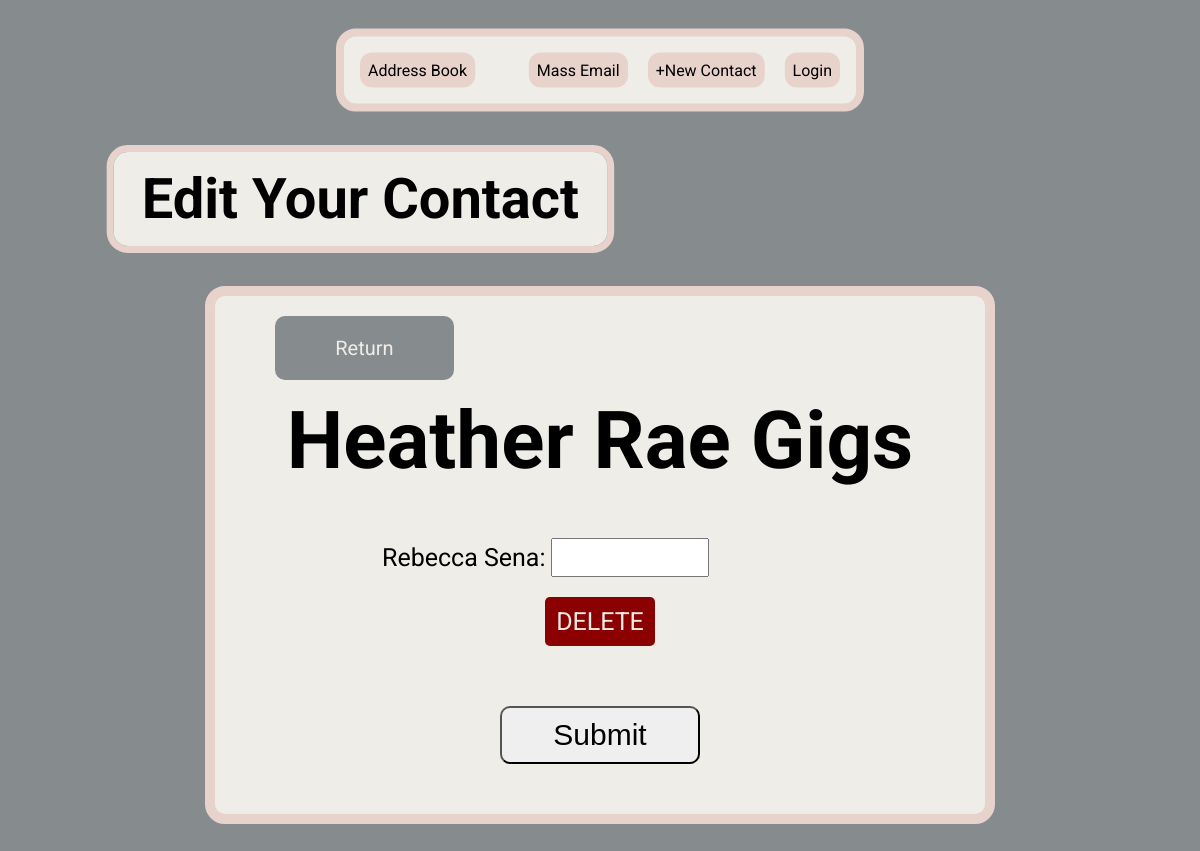
Before: /edit-field/1/contact_person with the older database file.
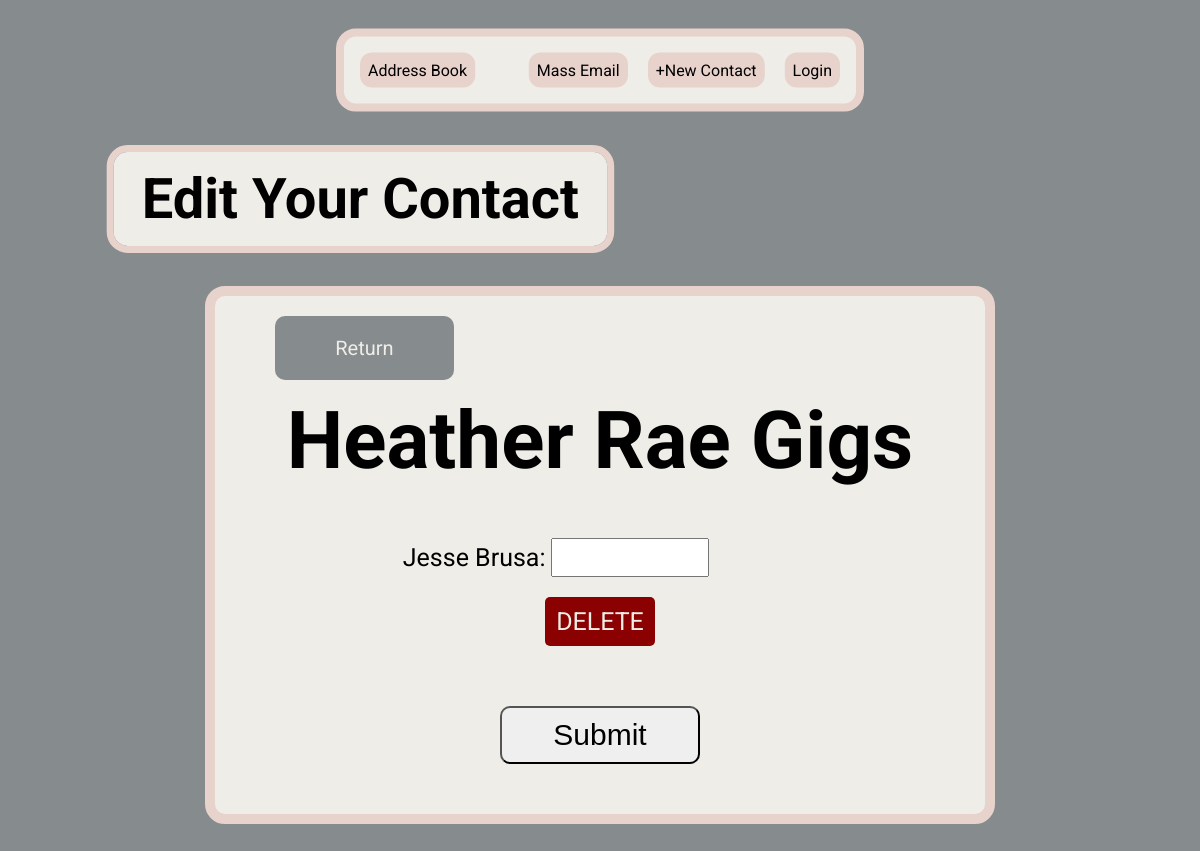
After: the same page with the newer database file.
### main.py (models this page shows)
class ContactTable(db.Model):
    __tablename__ = 'contact_table'
    id = db.Column(db.Integer, primary_key=True)
    contact_person = db.Column(db.String(250), nullable=False)
    data_base_id = db.Column(db.Integer, db.ForeignKey('database.id'))

### main.py (the view)
@app.route('/edit-field/<int:id>/<field>', methods=['GET', 'POST'])
def edit_field(id, field):
    facility = DataBase.query.filter_by(id=id).first()
    form = AddressBookForm()
    venue = last_item(compare_field_return_data('facility', field, facility.facility))
    if 'contact_person' == field:
        contacts = return_table_list(facility.contact_person)
    else:
        contacts = None
    if 'distance_time' == field:
        distance_hour = facility.distance_hour
        distance_min = facility.distance_min
    else:
        distance_hour = None
        distance_min = None
    location_img = compare_field_return_data('location_img', field, facility.location_img_url)
    address = compare_field_address('address', field, facility.street, facility.town,
                                    facility.state, facility.zip_code)
    if 'phone_number' == field:
        phone_numbers = return_table_list(facility.phone_number)
    else:
        phone_numbers = None
    if 'email' == field:
        emails = return_table_list(facility.email)
        mass_email = facility.mass_email
    else:
        emails = None
        mass_email = None
    if 'preferred_day_time' == field:
        days_times = [[day_time.id, day_time.day, day_time.time] for day_time in facility.preferred_day_time]
    else:
        days_times = None
    if 'venue_type' == field or 'performance_type' == field or 'duration_list' == field:
        venue_box = True
        venue_types = return_table_list(facility.venue_type)
        performance_types = return_table_list(facility.performance_type)
        duration_list = [[hour_min.hour, hour_min.minute, hour_min.id] for hour_min in facility.duration]
    else:
        venue_box = None
        venue_types = None
        performance_types = None
        duration_list = None
    if 'date_price' == field:
        price_date_list = [[price_date.price, price_date.date, price_date.id] for price_date in facility.price_date]
    else:
        price_date_list = None
    if 'set_list' == field:
        setlist = return_list(facility.setlist, 'setlist')
        setlist_true = True
    else:
        setlist = None
        setlist_true = None
    if 'market_date' == field:
        market_date_table = return_list(facility.marketing, 'date')
        if market_date_table:
            market_date_list = []
            date_list = []
            facility_marketing = facility.marketing
            for date in market_date_table:
                if date not in date_list:
                    materials = [item.material for item in facility_marketing if item.date == date]
                    url_date = format_url_date(date)
                    market_date_list.append([materials, date, url_date])
                    date_list.append(date)
    else:
        market_date_list = None
    if 'comments' == field:
        comments = facility.comments
    else:
        comments = None
    if 'feedback' == field:
        feedback_list = facility.feedback
    else:
        feedback_list = None
    if 'testimonial' == field:
        testimonials = facility.testimonials
    else:
        testimonials = facility.testimonials
    return render_template('edit-field.html', id=id, facility=facility, form=form, field=field, venue=venue, contacts=contacts,
                           distance_hour=distance_hour, distance_min=distance_min, setlist_true=setlist_true,
                           phone_numbers=phone_numbers, location_img=location_img, address=address, emails=emails, mass_email=mass_email, days_times=days_times,
                           venue_types=venue_types, venue_type_list=venue_type_list, performance_types=performance_types,
                           performance_type_list=performance_type_list, duration_list=duration_list, venue_box=venue_box, price_date_list=price_date_list,
                           weekdays=weekdays,
                           setlist=setlist, market_date_list=market_date_list,
                           comments=comments, feedback_list=feedback_list,
                           feedback_list_items=feedback_list_items,
                           testimonials=testimonials)

### resources.py (called while the page is built)
def return_table_list(facility_object):
    if facility_object:
        return [item for item in facility_object]
    else:
        return None

def compare_field_return_data(correct_field, field, facility_object):
    if correct_field == field:
        if facility_object is None:
            return None
        elif '~' in facility_object:
            return facility_object.split('~')
        else:
            return [facility_object]
    else:
        return None

def compare_field_address(correct_field, field, street, town,
                          state, zip_code):
    if correct_field == field:
        return [street, town, state, zip_code]
    else:
        return None

def last_item(list):
    if list:
        return list[-1]
    else:
        return None

### templates/edit-field.html (shortened to what this page needs)
{% include 'header.html' %}
{% import "bootstrap/wtf.html" as wtf %}
<body>
    <h1 class="gigs editGigs">Edit Your Contact</h1>
    <form method="POST" action="{{ url_for('commit_edit', id=facility.id, field=field) }}" enctype="multipart/form-data">
        <div class="formContainerColumn">
            <div class="returnContainer">
                <a href="{{ url_for('facility_page', id=facility.id) }}">Return</a>
            </div>
            <h1 class="contactH1">Heather Rae Gigs</h1>
            <div class="formContainer">
                {% if contacts %}
                    {% for contact in contacts %}
                        <div class="formRow contactDelete">
                            <label class="leftItem">{{ contact.contact_person }}:</label>
                            <input type="text" class="inputField" name="contact_{{ contact.id }}">
                        </div>
                        <a class="delete" href="{{ url_for('delete_data', id=facility.id, field='contact_person', data=contact.id) }}">DELETE</a>
                    {% endfor %}
                {% endif %}
            </div>
            {% if date_market or testimonials_list or comments%}
            {% else %}
                {{ form.submit(class_='submitButton') }}
            {% endif %}
        </div>
    </form>
</body>

Changed rows visible on the page:
no longer on this page (row edited): ContactTable: contact_person "Rebecca Sena"
now on this page (row edited): ContactTable: contact_person "Jesse Brusa"
